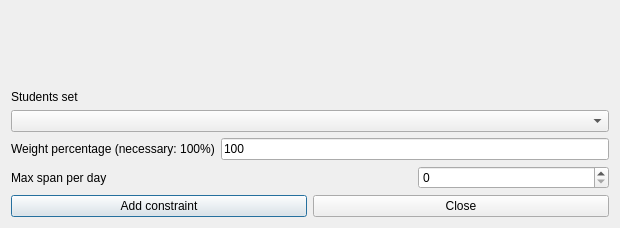
<?xml version="1.0" encoding="UTF-8"?>
<ui version="4.0">
 <class>AddConstraintStudentsSetMaxSpanPerRealDayForm_template</class>
 <widget class="QDialog" name="AddConstraintStudentsSetMaxSpanPerRealDayForm_template">
  <property name="geometry">
   <rect>
    <x>0</x>
    <y>0</y>
    <width>620</width>
    <height>228</height>
   </rect>
  </property>
  <property name="windowTitle">
   <string extracomment="This is the title of the dialog to add a new constraint of this type">Add students set max span per real day</string>
  </property>
  <layout class="QGridLayout" name="gridLayout">
   <item row="1" column="0" colspan="3">
    <widget class="QLabel" name="studentsTextLabel">
     <property name="frameShape">
      <enum>QFrame::NoFrame</enum>
     </property>
     <property name="frameShadow">
      <enum>QFrame::Plain</enum>
     </property>
     <property name="text">
      <string>Students set</string>
     </property>
     <property name="wordWrap">
      <bool>false</bool>
     </property>
    </widget>
   </item>
   <item row="3" column="0">
    <widget class="QLabel" name="weightTextLabel">
     <property name="frameShape">
      <enum>QFrame::NoFrame</enum>
     </property>
     <property name="frameShadow">
      <enum>QFrame::Plain</enum>
     </property>
     <property name="text">
      <string>Weight percentage (necessary: 100%)</string>
     </property>
     <property name="wordWrap">
      <bool>false</bool>
     </property>
    </widget>
   </item>
   <item row="4" column="2">
    <widget class="QSpinBox" name="maxSpanSpinBox"/>
   </item>
   <item row="4" column="0" colspan="2">
    <widget class="QLabel" name="textLabel1">
     <property name="text">
      <string>Max span per day</string>
     </property>
     <property name="wordWrap">
      <bool>false</bool>
     </property>
    </widget>
   </item>
   <item row="3" column="1" colspan="2">
    <widget class="QLineEdit" name="weightLineEdit">
     <property name="text">
      <string notr="true">100</string>
     </property>
    </widget>
   </item>
   <item row="2" column="0" colspan="3">
    <widget class="QComboBox" name="studentsComboBox">
     <property name="editable">
      <bool>false</bool>
     </property>
     <property name="insertPolicy">
      <enum>QComboBox::NoInsert</enum>
     </property>
     <property name="duplicatesEnabled">
      <bool>false</bool>
     </property>
    </widget>
   </item>
   <item row="5" column="0" colspan="3">
    <layout class="QHBoxLayout">
     <item>
      <widget class="QPushButton" name="addConstraintPushButton">
       <property name="text">
        <string>Add constraint</string>
       </property>
      </widget>
     </item>
     <item>
      <widget class="QPushButton" name="closePushButton">
       <property name="text">
        <string>Close</string>
       </property>
      </widget>
     </item>
    </layout>
   </item>
   <item row="0" column="0" colspan="3">
    <spacer name="spacer1">
     <property name="orientation">
      <enum>Qt::Vertical</enum>
     </property>
     <property name="sizeType">
      <enum>QSizePolicy::Expanding</enum>
     </property>
     <property name="sizeHint" stdset="0">
      <size>
       <width>20</width>
       <height>40</height>
      </size>
     </property>
    </spacer>
   </item>
  </layout>
 </widget>
 <layoutdefault spacing="6" margin="11"/>
 <resources/>
 <connections/>
</ui>
